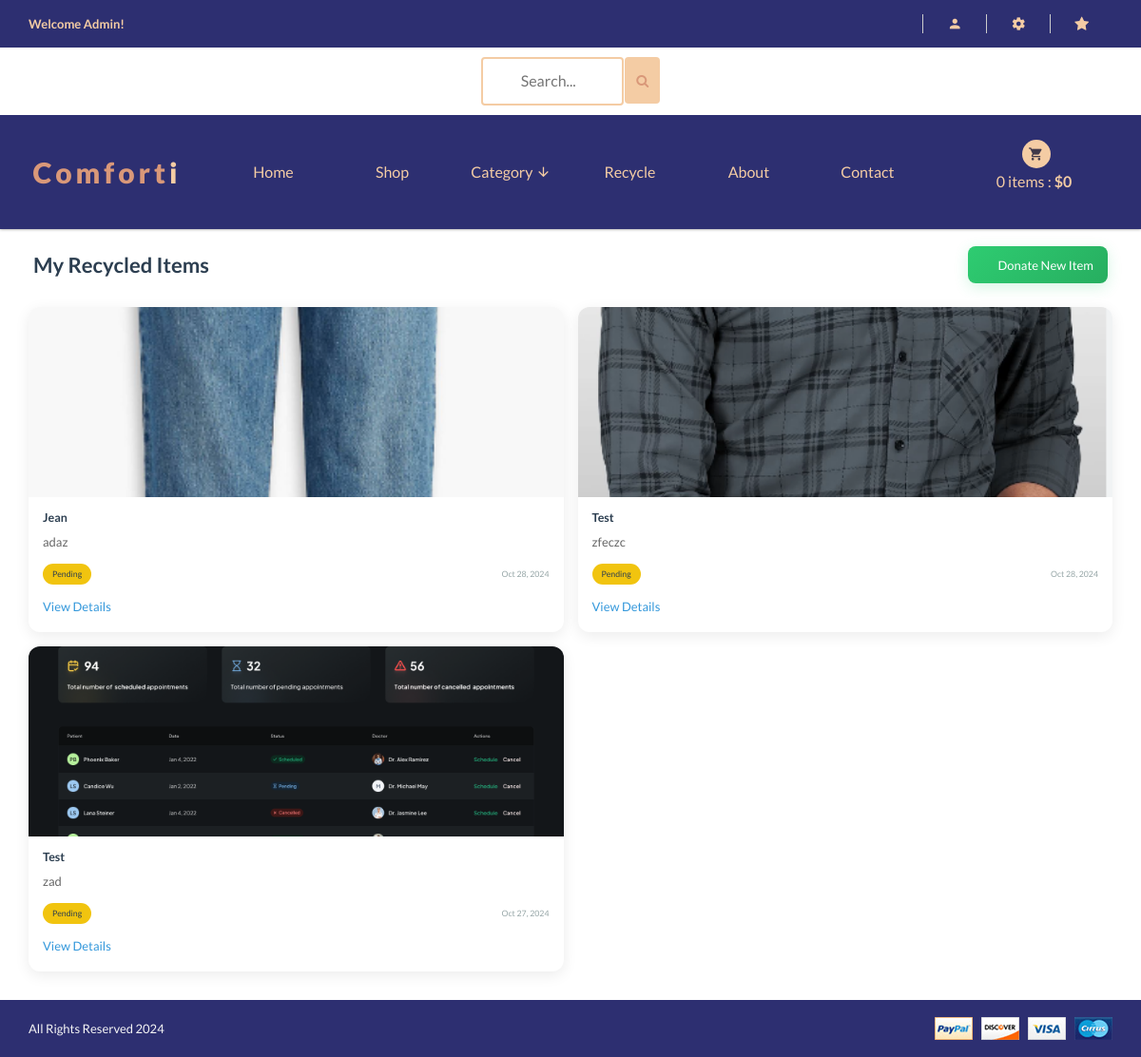
The page /recycle/my-items/ (signed in) on the database its author committed.
### accounts/models.py (models this page shows, shortened)
class Account(AbstractBaseUser):
    first_name = models.CharField(max_length=50)
    last_name = models.CharField(max_length=50)
    username = models.CharField(max_length=50, unique=True)
    email = models.EmailField(max_length=100, unique=True)
    Phone_number = models.CharField(max_length=50)
    is_admin = models.BooleanField(default=False)
    is_staff = models.BooleanField(default=False)
    is_active = models.BooleanField(default=False)
    is_superadmin = models.BooleanField(default=False)
    date_joined_for_format = models.DateTimeField(auto_now_add=True)
    last_login_for_format  = models.DateTimeField(auto_now_add=True)
    USERNAME_FIELD = 'email'
    REQUIRED_FIELDS = ['username', 'first_name', 'last_name']
    objects = AccountManger()

### recycle/models.py (models this page shows, shortened)
class RecycledItem(models.Model):
    user = models.ForeignKey(Account, on_delete=models.CASCADE)
    name = models.CharField(max_length=100)
    description = models.TextField(max_length=300, blank=True)
    drop_point = models.ForeignKey(DropPoint, on_delete=models.CASCADE)
    status_choices = (
        ('pending', 'Pending'),
        ('confirmed', 'Confirmed'),
        ('declined', 'Declined'),
    )
    status = models.CharField(max_length=10, choices=status_choices, default='pending')
    image = models.ImageField(upload_to='recycled_items', blank=True)
    created_at = models.DateTimeField(auto_now_add=True)
    updated_at = models.DateTimeField(auto_now=True)
    class Meta:
        verbose_name = 'Recycled Item'
        verbose_name_plural = 'Recycled Items'
        ordering = ['-created_at']
    def get_recycled_item_details_url(self):
        return reverse('recycle:recycled_item_details', args=[self.id])
    def get_status_display(self):
        return dict(self.status_choices).get(self.status)

### recycle/views.py (the view)
# urls.py: path('my-items/', views.my_recycled_items, name='my_recycled_items'),
@login_required
def my_recycled_items(request):
    items_list = RecycledItem.objects.filter(user=request.user).order_by('-created_at')
    paginator = Paginator(items_list, 9)  # Show 9 items per page
    page = request.GET.get('page')
    try:
        items = paginator.page(page)
    except PageNotAnInteger:
        items = paginator.page(1)
    except EmptyPage:
        items = paginator.page(paginator.num_pages)
    context = {
        'recycled_items': items,
    }
    return render(request, 'shop/recycle/my_recycled_items.html', context)

### shop/context_processors.py (called while the page is built)
def category_list(request):
    return {
        'categories' : Category.objects.all(),
    }

### shop/models.py (called while the page is built)
    def get_category_slug_url(self):
        return reverse('shop:categries', args=[self.slug])

### templates/shop/recycle/my_recycled_items.html (shortened to what this page needs)
{% extends 'base.html' %}
{% load static %}
{% block content %}
<div class="container py-5">
    <div class="header-section">
        <h1 class="main-title">My Recycled Items</h1>
        <a href="{% url 'recycle:donate_item' %}" class="donate-btn">
            <i class="fas fa-plus-circle"></i>
            Donate New Item
        </a>
    </div>
    {% if recycled_items %}
        <div class="items-grid">
            {% for item in recycled_items %}
                <div class="item-card">
                    <div class="recycle-card">
                        {% if item.image %}
                            <div class="card-image-container">
                                <img src="{{ item.image.url }}" alt="{{ item.name }}">
                            </div>
                        {% endif %}
                        <div class="card-content">
                            <h5 class="item-title">{{ item.name }}</h5>
                            <p class="item-description">{{ item.description|truncatewords:20 }}</p>
                            <div class="item-meta">
                                <span class="status-badge status-{{ item.status }}">
                                    {{ item.get_status_display }}
                                </span>
                                <span class="date-info">{{ item.created_at|date:"M d, Y" }}</span>
                            </div>
                            <a href="{{ item.get_recycled_item_details_url }}" class="details-link">
                                View Details
                                <i class="fas fa-arrow-right"></i>
                            </a>
                        </div>
                    </div>
                </div>
            {% endfor %}
        </div>
    {% endif %}
</div>
{% endblock %}

### templates/base.html (shortened to what this page needs)
{% load static %}
<!doctype html>
<html class="no-js" lang="">
<head>
    <link rel="stylesheet" href="{% static 'css/bootstrap.min.css' %}">
    <link rel="stylesheet" href="{% static 'css/animate.css' %}">
    <link rel="stylesheet" href="{% static 'css/materialdesignicons.min.css' %}">
    <link rel="stylesheet" href="{% static 'css/jquery.simpleLens.css' %}">
    <link rel="stylesheet" href="{% static 'css/jquery-ui.min.css' %}">
    <link rel="stylesheet" href="{% static 'css/meanmenu.min.css' %}">
    <link rel="stylesheet" href="{% static 'css/nivo-slider.css' %}">
    <link rel="stylesheet" href="{% static 'css/owl.carousel.css' %}">
    <link rel="stylesheet" href="{% static 'css/style.css' %}">
    <link rel="stylesheet" href="{% static 'css/responsive.css' %}">
    <link rel="stylesheet" href="https://cdnjs.cloudflare.com/ajax/libs/font-awesome/4.7.0/css/font-awesome.min.css">
</head>
<body style="background:#ffffff">
    <header style="background:#2D2F71" class="header-one header-two">
        <div style="background:#2D2F71" class="header-top-two">
            <div class="container text-center">
                <div class="row">
                    <div class="col-sm-12">
                        <div class="middel-top">
                            {% if user.id is None %}
                            <div class="left floatleft">
                                <p style="color:#f4cca4"><b>Welcome Guest!</b></p>
                            </div>
                            {% else %}
                            <div class="left floatleft">
                                <p style="color:#f4cca4"><b>Welcome {{user.first_name | capfirst}}!</b></p>
                            </div>
                            {% endif %}
                        </div>
                        <div class="middel-top clearfix">
                            <ul class="clearfix right floatright">
                                <li>
                                    <a style="color:#f4cca4" href="#"><i class="mdi mdi-account"></i></a>
                                </li>
                                <li>
                                    <a style="color:#f4cca4" href="#"><i class="mdi mdi-settings"></i></a>
                                </li>
                                {% if user.id is None %}
                                {% else %}
                                <li><a href="{% url 'shop:wishlist_view' %}"><i class="fa fa-star"></i></a></li>                                </ul>
                                {% endif %}
                            </div>
                        </div>
                    </div>
                </div>
            </div>
        <div style="background:#ffffff">
            <div class="container text-center">
                <div class="row">
                    <div class="col-sm-12">
                        <form id="searchh" action={% url 'shop:search' %} method="GET">
                        <input  type="text" name="keyword" placeholder="Search...">
                        <button style="height:49px; margin-bottom:6px; background:#f4cca4;margin-left:-1px;border:None "  class="btn btn-warning" type="submit">
                           <i style="color:#d99879" class="fa fa-search"></i>
                        </button>
                        </form>
                    </div>
                </div>
            </div>
        </div>
        <div class="container text-center">
            <div class="row">
                <div class="col-sm-2">
                    <div class="logo">
                        <a style="color:#f4cca4;font-weight: 800;" href="\"><span
                                style="color:#d99879">Comfort</span>i</a>
                    </div>
                </div>
                <div class="col-sm-8">
                    <div class="header-middel">
                        <div class="mainmenu">
                            <nav >
                                <ul>
                                    <li ><a href="\">Home</a></li>
                                    <li><a href="{% url 'shop:shop' %}">Shop</a></li>
                                    <li><a href="#">Category <i class="mdi mdi-arrow-down"></i></a>
                                    </li>
                                    <li ><a href="{% url 'recycle:recycle' %}">Recycle</a></li>
                                    <li><a href="about.html">About</a></li>
                                    <li><a href="contact.html">Contact</a></li>
                                </ul>
                            </nav>
                        </div>
                    </div>
                </div>
                <div class="col-sm-2">
                    <div class="cart-itmes">
                        <a class="cart-itme-a" href="{% url 'cart:cart' %}">
                            <i class="mdi mdi-cart"></i>
                            {{quantityyy}} items : <strong>${{totalll}}</strong>
                        </a>
                    </div>
                </div>
            </div>
        </div>
    </header>
    <br>
    {% block content %}
    {% endblock content %}
    <footer>
        <div  style="background:#2D2F71" class="footer-bottom">
            <div class="container">
                <div class="row">
                    <div class="col-xs-12 col-sm-6">
                        <p style="color:#f5f5f5">
                            All Rights Reserved 2024</p>
                    </div>
                    <div class="col-xs-12 col-sm-6 text-right">
                        <a href="#"><img src="{% static 'img/footer/payment.png' %}" alt="" /></a>
                    </div>
                </div>
            </div>
        </div>
    </footer>
</body>
</html>

### core/static/css/style.css (style rules this page uses)
html, body { height: 100%; }
.floatleft { float:left }
.floatright { float:right }
img { max-width:100%; }
p { margin:0px; }
h1, h2, h3, h4, h5, h6 { margin: 0 0 10px; font-family: 'Lato', sans-serif; text-transform:capitalize; font-weight:600; }
a { transition: all 0.3s ease 0s; text-decoration:none; font-weight:500; color:#f4cca4; text-transform:capitalize; }
i { font-size:16px; }
p { color:#2D2F71; font-size:13px; font-weight:400; line-height:20px; }
ul { list-style: outside none none; margin: 0; padding: 0 }
ul li { float:left; }
body { font-family: 'Lato', sans-serif; color:#2D2F71; font-size:13px; font-weight:400; }
.middel-top .left, .middel-top .right { width: 20%; }
.middel-top { border: 1px solid #ccc; border-top: 0px solid #ccc; }
.middel-top .right a { font-size: 16px; line-height: 75px; }
.middel-top .right li:last-child a i { border: 0 none; }
.header-one .right li { position:relative; }
.middel-top .right a i { border-right: 1px solid #ccc; width: 100%; line-height: 30px; }
.middel-top .left p { line-height: 75px; }
header .logo ,.cart-itmes { line-height: 150px; }
.cart-itmes > a.cart-itme-a { font-size: 16px; text-transform: lowercase; position: relative; top: 10px; }
.logo { font-size: 30px; letter-spacing: 4px; }
.cart-itmes a.cart-itme-a i { font-size: 25px; left: 50%; margin-left: -13px; margin-top: -35px; position: absolute; top: 50%; }
.cart-itmes > a.cart-itme-a strong ,.menu-cart-text > strong,.total strong,.mainmenu li:hover >a,.mainmenu li a.active,.header-one .right li:hover >a,.header-one .right li a.active,header .parent-active > a { color: #f4cca4; }
.menu-cart-text > strong,.total > span,.menu-cart-text span ,.out-menu ,.mainmenu a ,.cart-itmes > a.cart-itme-a,.slide-text span { display: block; }
header.header-one { box-shadow: 0 0 3px rgba(25, 25, 25, 0.56); position: relative; z-index: 999; }
.mainmenu li { border-right: 1px solid #ccc; width: 16.666%; position:relative; }
.mainmenu a { font-size: 16px; line-height: 75px; }
.mainmenu li:first-child { border-left: 1px solid #ccc; }
footer ,.latest-blog,.single-products,.service-text,.coming-product.coming-product2 { background: #f5f5f5 none repeat scroll 0 0; }
.footer-bottom { padding: 18px 0; }
.footer-bottom p { padding: 2px 0; }
.header-top-two .middel-top .right a ,.header-top-two .middel-top .left p { line-height: 50px; }
.header-top-two,.footer-bottom { background: #eee none repeat scroll 0 0; }
.header-two .logo, .header-two .cart-itmes, .header-two .mainmenu a { line-height:120px; }
.header-two .mainmenu li:first-child,.header-two .mainmenu li { border:0; }
.header-top-two .middel-top { border: 0 none; }
.header-two .cart-itmes a.cart-itme-a i { font-size: 16px; margin-top: -44px; background: #f4cca4; width: 30px; height: 30px; border-radius: 50%; line-height: 30px; color: #40394a; }
.header-two .middel-top .left, .header-two .middel-top .right { width: auto; }
.header-top-two .middel-top .right li > a { line-height: 1; }
.header-top-two .middel-top .left p { line-height: 50px; }
.header-top-two .middel-top .right > li > a { border-left: 1px solid #ccc; padding: 0px 25px; width: auto; margin: 3px 0; float:left; }
.header-top-two .middel-top .right a i { border-right: 0 none; line-height: 20px; width: 100%; }
.header-top-two .right.floatright { padding: 12px 0; }
.header-one .header-top-two .right li { float: left; }

### templates/base.html (style rules this page uses)
#searchh input[type=text] { width: 150px; margin-top:10px; margin-bottom:10px; box-sizing: border-box; border: 2px solid #f4cca4; border-radius: 4px; font-size: 16px; color:#1c1427; background-color: #fff; background-position: 10px 10px; background-repeat: no-repeat; padding: 12px 20px 12px 40px; -webkit-transition: width 0.4s ease-in-out; transition: width 0.4s ease-in-out; }

### rows shown on the page
Account: first_name "Admin"
RecycledItem: image (picture), name "Jean", description "adaz", status "Pending", created_at "Oct 28, 2024"
RecycledItem: image (picture), name "Test", description "zfeczc", status "Pending", created_at "Oct 28, 2024"
RecycledItem: image (picture), name "Test", description "zad", status "Pending", created_at "Oct 27, 2024"

### other values the page prints
{{ quantityyy }} "0"
{{ totalll }} "0"
